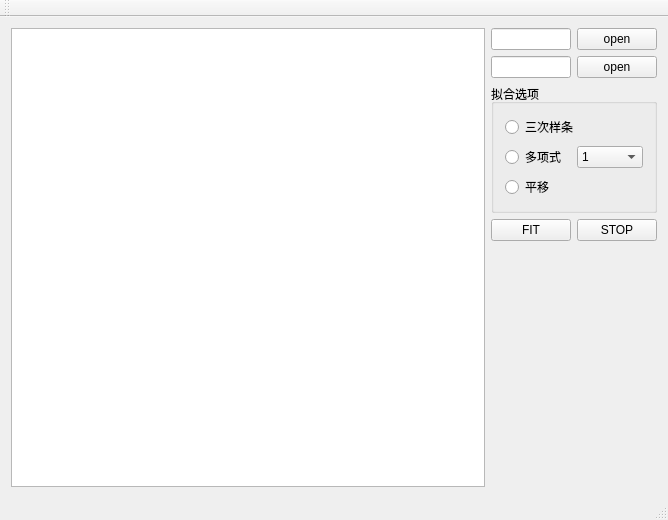
<?xml version="1.0" encoding="UTF-8"?>
<ui version="4.0">
 <class>MainWindow</class>
 <widget class="QMainWindow" name="MainWindow">
  <property name="geometry">
   <rect>
    <x>0</x>
    <y>0</y>
    <width>668</width>
    <height>520</height>
   </rect>
  </property>
  <property name="windowTitle">
   <string>MainWindow</string>
  </property>
  <property name="styleSheet">
   <string notr="true">QPalette{background:#F5F5F5;}QGroupBox#gboxDevicePanel&gt;QLabel{color:#000000;}

QWidget#frmMain,QWidget[Form=&quot;true&quot;]{
border:1px solid #B2B6B9;
border-radius:0px;
}

.QFrame{
border:1px solid #B2B6B9;
border-radius:5px;
}

QLabel,QLineEdit,QTextEdit,QPlainTextEdit,QSpinBox,QGroupBox,QComboBox,QDateEdit,QTimeEdit,QDateTimeEdit,QSpinBox,QTreeView,QListView,QTableView,QTabWidget::pane{
color:#000000;
}

QWidget#widget_title{
background:qlineargradient(spread:pad,x1:0,y1:0,x2:0,y2:1,stop:0 #E1E4E6,stop:1 #CCD3D9);
}

QLabel#lab_Ico,QLabel#lab_Title{
border-radius:0px;
color:#000000;
background-color:rgba(0,0,0,0);
border-style:none;
}

QToolButton::menu-indicator{
image:None;
}

QToolButton,QWidget#widget_frm&gt;QLabel{
border-style:none;
padding:10px;
color:#000000;
background:qlineargradient(spread:pad,x1:0,y1:0,x2:0,y2:1,stop:0 #E1E4E6,stop:1 #CCD3D9);
}

QToolButton:hover,QWidget#widget_frm&gt;QLabel:hover{
background:qlineargradient(spread:pad,x1:0,y1:0,x2:0,y2:1,stop:0 #F2F3F4,stop:1 #E7E9EB);
}

QLabel[labVideo=&quot;true&quot;]{
color:#000000;
border:1px solid #B2B6B9;
background:qlineargradient(spread:pad,x1:0,y1:0,x2:0,y2:1,stop:0 #E1E4E6,stop:1 #CCD3D9);
}

QLabel[labVideo=&quot;true&quot;]:focus{
border:1px solid #FF0000;
background:qlineargradient(spread:pad,x1:0,y1:0,x2:0,y2:1,stop:0 #F2F3F4,stop:1 #E7E9EB);
}

QLineEdit,QTextEdit,QPlainTextEdit,QSpinBox{
border:1px solid #B2B6B9;
border-radius:5px;
padding:2px;
background:none;
selection-background-color:#E1E4E6;
selection-color:#000000;
}

QLineEdit[echoMode=&quot;2&quot;]{
lineedit-password-character:9679;
}

.QGroupBox{
border:1px solid #B2B6B9;
border-radius:5px;
}

.QPushButton{
border-style:none;
border:1px solid #B2B6B9;
color:#000000;
padding:5px;
min-height:20px;
border-radius:5px;
background:qlineargradient(spread:pad,x1:0,y1:0,x2:0,y2:1,stop:0 #E1E4E6,stop:1 #CCD3D9);
}

.QPushButton:hover{
background:qlineargradient(spread:pad,x1:0,y1:0,x2:0,y2:1,stop:0 #F2F3F4,stop:1 #E7E9EB);
}

.QPushButton:pressed{
background:qlineargradient(spread:pad,x1:0,y1:0,x2:0,y2:1,stop:0 #E1E4E6,stop:1 #CCD3D9);
}

.QPushButton:disabled{
color:#838383;
background:#F4F4F4;
}

QPushButton#btnSplitterH{
padding:2px;
min-height:8px;
}

QPushButton#btnMenu,QPushButton#btnMenu_Min,QPushButton#btnMenu_Max,QPushButton#btnMenu_Close,QPushButton#btnSplitterV,QPushButton#btnSplitterH{
border-radius:0px;
color:#000000;
background-color:rgba(0,0,0,0);
border-style:none;
}

QPushButton#btnMenu:hover,QPushButton#btnMenu_Min:hover,QPushButton#btnMenu_Max:hover,QPushButton#btnSplitterV:hover,QPushButton#btnSplitterH:hover{
background-color:qlineargradient(spread:pad,x1:0,y1:1,x2:0,y2:0,stop:0 rgba(25,134,199,0),stop:1 #F2F3F4);
}

QPushButton#btnMenu_Close:hover{
background-color:qlineargradient(spread:pad,x1:0,y1:1,x2:0,y2:0,stop:0 rgba(238,0,0,128),stop:1 rgba(238,44,44,255));
}

QCheckBox{
color:#000000;
spacing:2px;
}

QCheckBox::indicator{
width:20px;
height:20px;
}

QCheckBox::indicator:unchecked{
image:url(:/image/checkbox_unchecked.png);
}

QCheckBox::indicator:checked{
image:url(:/image/checkbox_checked.png);
}


QSpinBox::up-button,QDateEdit::up-button,QTimeEdit::up-button,QDateTimeEdit::up-button{
image:url(:/image/add_top.png);
}

QSpinBox::down-button,QDateEdit::down-button,QTimeEdit::down-button,QDateTimeEdit::down-button{
image:url(:/image/add_bottom.png);
}

QComboBox,QDateEdit,QTimeEdit,QDateTimeEdit,QSpinBox{
border-radius:3px;
padding:3px 5px 3px 5px;
border:1px solid #B2B6B9;
background:none;
selection-background-color:#E1E4E6;
selection-color:#000000;
}

QComboBox::drop-down,QDateEdit::drop-down,QTimeEdit::drop-down,QDateTimeEdit::drop-down{
subcontrol-origin:padding;
subcontrol-position:top right;
width:15px;
border-left-width:1px;
border-left-style:solid;
border-top-right-radius:3px;
border-bottom-right-radius:3px;
border-left-color:#B2B6B9;
}

QComboBox::down-arrow,QDateEdit::down-arrow,QTimeEdit::down-arrow,QDateTimeEdit::down-arrow{
image:url(:/image/add_bottom.png);
}

QMenu{
color:#000000;
background-color:#E1E4E6;
margin:2px;
}

QMenu::item{
padding:3px 20px 3px 20px;
}

QMenu::indicator{
width:13px;
height:13px;
}

QMenu::item:selected{
color:#000000;
border:0px solid #B2B6B9;
background:qlineargradient(spread:pad,x1:0,y1:0,x2:0,y2:1,stop:0 #E1E4E6,stop:1 #CCD3D9);
}

QMenu::separator{
height:1px;
background:#B2B6B9;
}

QProgressBar{
background:#E1E4E6;
border-radius:5px;
text-align:center;
border:1px solid #B2B6B9;
}

QProgressBar::chunk{
width:5px;
margin:0.5px;
background-color:#B2B6B9;
}

QSlider::groove:horizontal,QSlider::add-page:horizontal{
height:8px;
border-radius:3px;
background:#B2B6B9;
}

QSlider::sub-page:horizontal{
height:8px;
border-radius:3px;
background:#787878;
}

QSlider::handle:horizontal{
width:13px;
margin-top:-3px;
margin-bottom:-3px;
border-radius:6px;
background:qradialgradient(spread:pad,cx:0.5,cy:0.5,radius:0.5,fx:0.5,fy:0.5,stop:0.6 #FFFFFF,stop:0.8 #B2B6B9);
}

QSlider::groove:vertical,QSlider::sub-page:vertical{
width:8px;
border-radius:3px;
background:#B2B6B9;
}

QSlider::add-page:vertical{
width:8px;
border-radius:3px;
background:#787878;
}

QSlider::handle:vertical{
height:13px;
margin-left:-2px;
margin-right:-3px;
border-radius:6px;
background:qradialgradient(spread:pad,cx:0.5,cy:0.5,radius:0.5,fx:0.5,fy:0.5,stop:0.6 #FFFFFF,stop:0.8 #B2B6B9);
}

QScrollBar:vertical{
width:10px;
background-color:rgba(0,0,0,0%);
padding-top:10px;
padding-bottom:10px;
}

QScrollBar:horizontal{
height:10px;
background-color:rgba(0,0,0,0%);
padding-left:10px;
padding-right:10px;
}

QScrollBar::handle:vertical,QScrollBar::handle:horizontal{
width:10px;
background:#CCD3D9;
}

QScrollBar::handle:vertical:hover,QScrollBar::handle:horizontal:hover{
width:10px;
background:#E7E9EB;
}

QScrollBar::add-line:vertical{
height:10px;
width:10px;
subcontrol-position:bottom;
subcontrol-origin:margin;
border-border-image:url(:/image/add_bottom.png);
}

QScrollBar::add-line:horizontal{
height:10px;
width:10px;
subcontrol-position:right;
subcontrol-origin:margin;
border-image:url(:/image/add_right.png);
}

QScrollBar::sub-line:vertical{
height:10px;
width:10px;
subcontrol-position:top;
subcontrol-origin:margin;
border-image:url(:/image/add_top.png);
}

QScrollBar::sub-line:horizontal{
height:10px;
width:10px;
subcontrol-position:left;
subcontrol-origin:margin;
image:url(:/image/add_left.png);
}

QScrollBar::add-page:vertical,QScrollBar::sub-page:vertical,QScrollBar::add-page:horizontal,QScrollBar::sub-page:horizontal{
width:10px;
background:#B2B6B9;
}

QScrollArea{
border:0px;
}

QTreeView,QListView,QTableView,QTabWidget::pane{
border:1px solid #B2B6B9;
selection-background-color:#F2F3F4;
selection-color:#000000;
alternate-background-color:#E7E9EB;
}

QTableView::item:selected,QListView::item:selected,QTreeView::item:selected{
color:#000000;
background:qlineargradient(spread:pad,x1:0,y1:0,x2:0,y2:1,stop:0 #E1E4E6,stop:1 #CCD3D9);
}

QTableView::item:hover,QListView::item:hover,QTreeView::item:hover{
color:#000000;
background:qlineargradient(spread:pad,x1:0,y1:0,x2:0,y2:1,stop:0 #F2F3F4,stop:1 #E7E9EB);
}

QTableView::item,QListView::item,QTreeView::item{
padding:5px;
margin:0px;
}

QHeaderView::section,QTableCornerButton:section{
padding:3px;
margin:0px;
color:#000000;
border:1px solid #B2B6B9;
background:qlineargradient(spread:pad,x1:0,y1:0,x2:0,y2:1,stop:0 #F2F3F4,stop:1 #E7E9EB);
}

QTabBar::tab{
border-radius:5px;
border:1px solid #B2B6B9;
color:#000000;
min-width:55px;
min-height:20px;
padding:3px 8px 3px 8px;
margin:1px;
background:qlineargradient(spread:pad,x1:0,y1:0,x2:0,y2:1,stop:0 #F2F3F4,stop:1 #E7E9EB);
}

QTabBar::tab:selected,QTabBar::tab:hover{
background:qlineargradient(spread:pad,x1:0,y1:0,x2:0,y2:1,stop:0 #E1E4E6,stop:1 #CCD3D9);
}

QStatusBar::item{
border:0px solid #E1E4E6;
border-radius:3px;
}

QToolBox::tab,QToolTip,QGroupBox#gboxDevicePanel{
padding:3px;
border-radius: 5px;
color:#000000;
background:qlineargradient(spread:pad,x1:0,y1:0,x2:0,y2:1,stop:0 #E1E4E6,stop:1 #CCD3D9);
}

QToolBox::tab:selected{
background:qlineargradient(spread:pad,x1:0,y1:0,x2:0,y2:1,stop:0 #F2F3F4,stop:1 #E7E9EB);
}
</string>
  </property>
  <widget class="QWidget" name="centralWidget">
   <layout class="QGridLayout" name="gridLayout_2">
    <item row="0" column="0">
     <layout class="QHBoxLayout" name="horizontalLayout_4" stretch="3,1">
      <item>
       <widget class="QtCharts::QChartView" name="graphicsView"/>
      </item>
      <item>
       <layout class="QVBoxLayout" name="verticalLayout_2">
        <item>
         <layout class="QHBoxLayout" name="horizontalLayout">
          <item>
           <widget class="QLineEdit" name="le_file"/>
          </item>
          <item>
           <widget class="QPushButton" name="pb_open">
            <property name="text">
             <string>open</string>
            </property>
           </widget>
          </item>
         </layout>
        </item>
        <item>
         <layout class="QHBoxLayout" name="horizontalLayout_3">
          <item>
           <widget class="QLineEdit" name="le_file_"/>
          </item>
          <item>
           <widget class="QPushButton" name="pb_openf">
            <property name="text">
             <string>open</string>
            </property>
           </widget>
          </item>
         </layout>
        </item>
        <item>
         <widget class="QGroupBox" name="groupBox">
          <property name="styleSheet">
           <string notr="true"/>
          </property>
          <property name="title">
           <string>拟合选项</string>
          </property>
          <layout class="QGridLayout" name="gridLayout">
           <item row="0" column="0">
            <layout class="QVBoxLayout" name="verticalLayout">
             <item>
              <widget class="QRadioButton" name="rb_spline">
               <property name="styleSheet">
                <string notr="true"/>
               </property>
               <property name="text">
                <string>三次样条</string>
               </property>
              </widget>
             </item>
             <item>
              <layout class="QHBoxLayout" name="horizontalLayout_6">
               <item>
                <widget class="QRadioButton" name="rb_k">
                 <property name="styleSheet">
                  <string notr="true">QCheckBox::indicator{
width:20px;
height:20px;
}</string>
                 </property>
                 <property name="text">
                  <string>多项式</string>
                 </property>
                </widget>
               </item>
               <item>
                <widget class="QComboBox" name="comboBox">
                 <item>
                  <property name="text">
                   <string>1</string>
                  </property>
                 </item>
                 <item>
                  <property name="text">
                   <string>2</string>
                  </property>
                 </item>
                 <item>
                  <property name="text">
                   <string>3</string>
                  </property>
                 </item>
                 <item>
                  <property name="text">
                   <string>4</string>
                  </property>
                 </item>
                 <item>
                  <property name="text">
                   <string>5</string>
                  </property>
                 </item>
                </widget>
               </item>
              </layout>
             </item>
             <item>
              <widget class="QRadioButton" name="rb_move">
               <property name="styleSheet">
                <string notr="true"/>
               </property>
               <property name="text">
                <string>平移</string>
               </property>
              </widget>
             </item>
            </layout>
           </item>
          </layout>
         </widget>
        </item>
        <item>
         <layout class="QHBoxLayout" name="horizontalLayout_2">
          <item>
           <widget class="QPushButton" name="pb_fit">
            <property name="text">
             <string>FIT</string>
            </property>
           </widget>
          </item>
          <item>
           <widget class="QPushButton" name="pb_stop">
            <property name="text">
             <string>STOP</string>
            </property>
           </widget>
          </item>
         </layout>
        </item>
        <item>
         <spacer name="verticalSpacer">
          <property name="orientation">
           <enum>Qt::Vertical</enum>
          </property>
          <property name="sizeHint" stdset="0">
           <size>
            <width>20</width>
            <height>40</height>
           </size>
          </property>
         </spacer>
        </item>
       </layout>
      </item>
     </layout>
    </item>
   </layout>
  </widget>
  <widget class="QMenuBar" name="menuBar">
   <property name="geometry">
    <rect>
     <x>0</x>
     <y>0</y>
     <width>668</width>
     <height>23</height>
    </rect>
   </property>
  </widget>
  <widget class="QToolBar" name="mainToolBar">
   <attribute name="toolBarArea">
    <enum>TopToolBarArea</enum>
   </attribute>
   <attribute name="toolBarBreak">
    <bool>false</bool>
   </attribute>
  </widget>
  <widget class="QStatusBar" name="statusBar"/>
 </widget>
 <layoutdefault spacing="6" margin="11"/>
 <customwidgets>
  <customwidget>
   <class>QtCharts::QChartView</class>
   <extends>QGraphicsView</extends>
   <header>qchartview.h</header>
  </customwidget>
 </customwidgets>
 <resources/>
 <connections/>
</ui>
